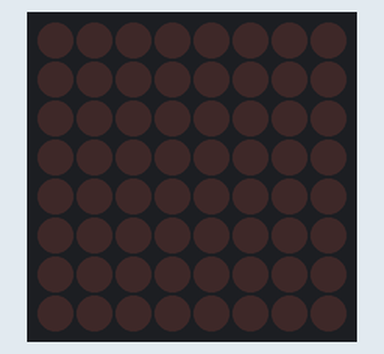
This sketch was run on a simulated Arduino Uno, built with avr-gcc and run on an emulated ATmega328P. On the bench: 8×8 LED matrix.

Above: at 0.1 s.
At 0.84 s:
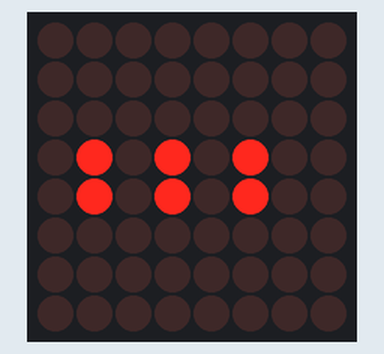
At 1.43 s:
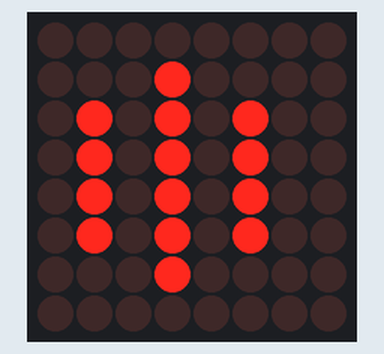

The sketch:

LedControl2.ino
```cpp
#include <LedControl.h>

//Create single LedControl
LedControl lc = LedControl(13,12,11,1);

int delaytime = 500;
int intensity = 1;

unsigned char disp1[38][8]={
{0x3C,0x42,0x42,0x42,0x42,0x42,0x42,0x3C},  //0
{0x8,0x18,0x28,0x8,0x8,0x8,0x8,0x8},        //1
{0x7E,0x2,0x2,0x7E,0x40,0x40,0x40,0x7E},    //2
{0x3E,0x2,0x2,0x3E,0x2,0x2,0x3E,0x0},       //3
{0x8,0x18,0x28,0x48,0xFE,0x8,0x8,0x8},      //4
{0x3C,0x20,0x20,0x3C,0x4,0x4,0x3C,0x0},     //5
{0x3C,0x20,0x20,0x3C,0x24,0x24,0x3C,0x0},   //6
{0x3E,0x22,0x4,0x8,0x8,0x8,0x8,0x8},        //7
{0x0,0x3E,0x22,0x22,0x3E,0x22,0x22,0x3E},   //8
{0x3E,0x22,0x22,0x3E,0x2,0x2,0x2,0x3E},     //9
{0x8,0x14,0x22,0x3E,0x22,0x22,0x22,0x22},   //A
{0x3C,0x22,0x22,0x3E,0x22,0x22,0x3C,0x0},   //B
{0x3C,0x40,0x40,0x40,0x40,0x40,0x3C,0x0},   //C
{0x7C,0x42,0x42,0x42,0x42,0x42,0x7C,0x0},   //D
{0x7C,0x40,0x40,0x7C,0x40,0x40,0x40,0x7C},  //E
{0x7C,0x40,0x40,0x7C,0x40,0x40,0x40,0x40},    //F
{0x3C,0x40,0x40,0x40,0x40,0x44,0x44,0x3C},//G
{0x44,0x44,0x44,0x7C,0x44,0x44,0x44,0x44},//H
{0x7C,0x10,0x10,0x10,0x10,0x10,0x10,0x7C},//I
{0x3C,0x8,0x8,0x8,0x8,0x8,0x48,0x30},//J
{0x0,0x24,0x28,0x30,0x20,0x30,0x28,0x24},//K
{0x40,0x40,0x40,0x40,0x40,0x40,0x40,0x7C},//L
{0x81,0xC3,0xA5,0x99,0x81,0x81,0x81,0x81},//M
{0x0,0x42,0x62,0x52,0x4A,0x46,0x42,0x0},//N
{0x3C,0x42,0x42,0x42,0x42,0x42,0x42,0x3C},//O
{0x3C,0x22,0x22,0x22,0x3C,0x20,0x20,0x20},//P
{0x1C,0x22,0x22,0x22,0x22,0x26,0x22,0x1D},//Q
{0x3C,0x22,0x22,0x22,0x3C,0x24,0x22,0x21},//R
{0x0,0x1E,0x20,0x20,0x3E,0x2,0x2,0x3C},//S
{0x0,0x3E,0x8,0x8,0x8,0x8,0x8,0x8},//T
{0x42,0x42,0x42,0x42,0x42,0x42,0x22,0x1C},//U
{0x42,0x42,0x42,0x42,0x42,0x42,0x24,0x18},//V
{0x0,0x49,0x49,0x49,0x49,0x2A,0x1C,0x0},//W
{0x0,0x41,0x22,0x14,0x8,0x14,0x22,0x41},//X
{0x41,0x22,0x14,0x8,0x8,0x8,0x8,0x8},//Y
{0x0,0x7F,0x2,0x4,0x8,0x10,0x20,0x7F},//Z
};

void setup() {
  lc.shutdown(0, false);//Wake up
  lc.setIntensity(0, 1); //00..15 Brightness levels
  lc.clearDisplay(0);
}

void loop() {

  lc.clearDisplay(0);
  intensity += 2;
  lc.setIntensity(0, 8);


  delay(delaytime);

  /*writeEmoHappy();
  writeEmoBad();
  writeEmoSad();
  writeEmoAmazing();
  writeEmoIllusion();
  writeEmoHeart();
  writeOK();
  writeNumbers();
  writeLetters();*/
  writeKit();

  if (intensity > 15) {
    intensity = 1;
  }
}

void writeEmoHappy() {
  lc.setRow(0, 0, B00000000);
  lc.setRow(0, 1, B01000100);
  lc.setRow(0, 2, B00000000);
  lc.setRow(0, 3, B00010000);
  lc.setRow(0, 4, B00000000);
  lc.setRow(0, 5, B01000100);
  lc.setRow(0, 6, B00111000);
  lc.setRow(0, 7, B00000000);
  delay(delaytime * 3);
 }


void writeEmoSad() {
  lc.setRow(0, 0, B00000000);
  lc.setRow(0, 1, B00100100);
  lc.setRow(0, 2, B00000000);
  lc.setRow(0, 3, B00011000);
  lc.setRow(0, 4, B00100100);
  lc.setRow(0, 5, B01000010);
  lc.setRow(0, 6, B00000000);
  lc.setRow(0, 7, B00000000);
  delay(delaytime * 2);
 }
 void writeEmoBad() {
  lc.setRow(0, 0, B00000000);
  lc.setRow(0, 1, B01000010);
  lc.setRow(0, 2, B00100100);
  lc.setRow(0, 3, B00011000);
  lc.setRow(0, 4, B00000000);
  lc.setRow(0, 5, B00000000);
  lc.setRow(0, 6, B00111100);
  lc.setRow(0, 7, B00000000);
  delay(delaytime * 2);
 }

 void writeEmoAmazing() {
  lc.setRow(0, 0, B00000000);
  lc.setRow(0, 1, B01100110);
  lc.setRow(0, 2, B00000000);
  lc.setRow(0, 3, B00111100);
  lc.setRow(0, 4, B01000010);
  lc.setRow(0, 5, B01000010);
  lc.setRow(0, 6, B00111100);
  lc.setRow(0, 7, B00000000);
  delay(delaytime * 2);
 }

  void writeEmoIllusion() {
  lc.setRow(0, 0, B00000000);
  lc.setRow(0, 1, B00100100);
  lc.setRow(0, 2, B01011010);
  lc.setRow(0, 3, B00000000);
  lc.setRow(0, 4, B00000000);
  lc.setRow(0, 5, B01111110);
  lc.setRow(0, 6, B00000000);
  lc.setRow(0, 7, B00000000);
  delay(delaytime * 2);
 }

void writeEmoHeart() {
  lc.setRow(0, 0, B00000000);
  lc.setRow(0, 1, B01100110);
  lc.setRow(0, 2, B11111111);
  lc.setRow(0, 3, B11111111);
  lc.setRow(0, 4, B11111111);
  lc.setRow(0, 5, B01111110);
  lc.setRow(0, 6, B00111100);
  lc.setRow(0, 7, B00011000);
  delay(delaytime * 2);
}

void writeOK() {
  lc.setRow(0, 0, B00000000);
  lc.setRow(0, 1, B00000000);
  lc.setRow(0, 2, B01001001);
  lc.setRow(0, 3, B10101010);
  lc.setRow(0, 4, B10101100);
  lc.setRow(0, 5, B10101010);
  lc.setRow(0, 6, B01001001);
  lc.setRow(0, 7, B00000000);
  delay(delaytime * 2);
}

 void writeNumbers() {
  for (int j = 0;j< 10;j++) {
    for (int i=0;i<8;i++) {
      lc.setRow(0, i, disp1[j][i]);
    }
    delay(delaytime);
  }
 }

void writeLetters() {
  for (int j = 10;j< 38;j++) {
    for (int i=0;i<8;i++) {
      lc.setRow(0, i, disp1[j][i]);
    }
    delay(delaytime);
  }
 }

void writeKit() {
  int divisor = 12;

  lc.clearDisplay(0);
  for (int i=0;i<3;i++) {
      lc.setRow(0, 1, B00000000);
      lc.setRow(0, 2, B00000000);
      lc.setRow(0, 3, B01010100);
      lc.setRow(0, 4, B01010100);
      lc.setRow(0, 5, B00000000);
      lc.setRow(0, 6, B00000000);
      delay(delaytime / divisor);
      lc.setRow(0, 1, B00000000);
      lc.setRow(0, 2, B00010000);
      lc.setRow(0, 3, B01010100);
      lc.setRow(0, 4, B01010100);
      lc.setRow(0, 5, B00010000);
      lc.setRow(0, 6, B00000000);
      delay(delaytime / divisor);
      lc.setRow(0, 1, B00010000);
      lc.setRow(0, 2, B00010000);
      lc.setRow(0, 3, B01010100);
      lc.setRow(0, 4, B01010100);
      lc.setRow(0, 5, B00010000);
      lc.setRow(0, 6, B00010000);
      delay(delaytime / divisor);
      lc.setRow(0, 1, B00010000);
      lc.setRow(0, 2, B00010000);
      lc.setRow(0, 3, B01010100);
      lc.setRow(0, 4, B01010100);
      lc.setRow(0, 5, B00010000);
      lc.setRow(0, 6, B00010000);
      delay(delaytime / divisor);
      lc.setRow(0, 1, B00010000);
      lc.setRow(0, 2, B01010100);
      lc.setRow(0, 3, B01010100);
      lc.setRow(0, 4, B01010100);
      lc.setRow(0, 5, B01010100);
      lc.setRow(0, 6, B00010000);
      delay(delaytime / divisor);
      lc.setRow(0, 1, B00010000);
      lc.setRow(0, 2, B01010100);
      lc.setRow(0, 3, B01010100);
      lc.setRow(0, 4, B01010100);
      lc.setRow(0, 5, B01010100);
      lc.setRow(0, 6, B00010000);
      delay(delaytime / divisor);
      lc.setRow(0, 1, B00010000);
      lc.setRow(0, 2, B00010000);
      lc.setRow(0, 3, B01010100);
      lc.setRow(0, 4, B01010100);
      lc.setRow(0, 5, B00010000);
      lc.setRow(0, 6, B00010000);
      delay(delaytime / divisor);
      lc.setRow(0, 2, B00010000);
      lc.setRow(0, 3, B01010100);
      lc.setRow(0, 4, B01010100);
      lc.setRow(0, 5, B00010000);
      lc.setRow(0, 6, B00000000);
      delay(delaytime / divisor);
      lc.setRow(0, 1, B00000000);
      lc.setRow(0, 2, B00000000);
      lc.setRow(0, 3, B01010100);
      lc.setRow(0, 4, B01010100);
      lc.setRow(0, 5, B00000000);
      lc.setRow(0, 6, B00000000);
      delay(delaytime / divisor);
    }
}
```

Measured:
- by itself, everything shown: repeats every 1.6 s, in 20 steps
